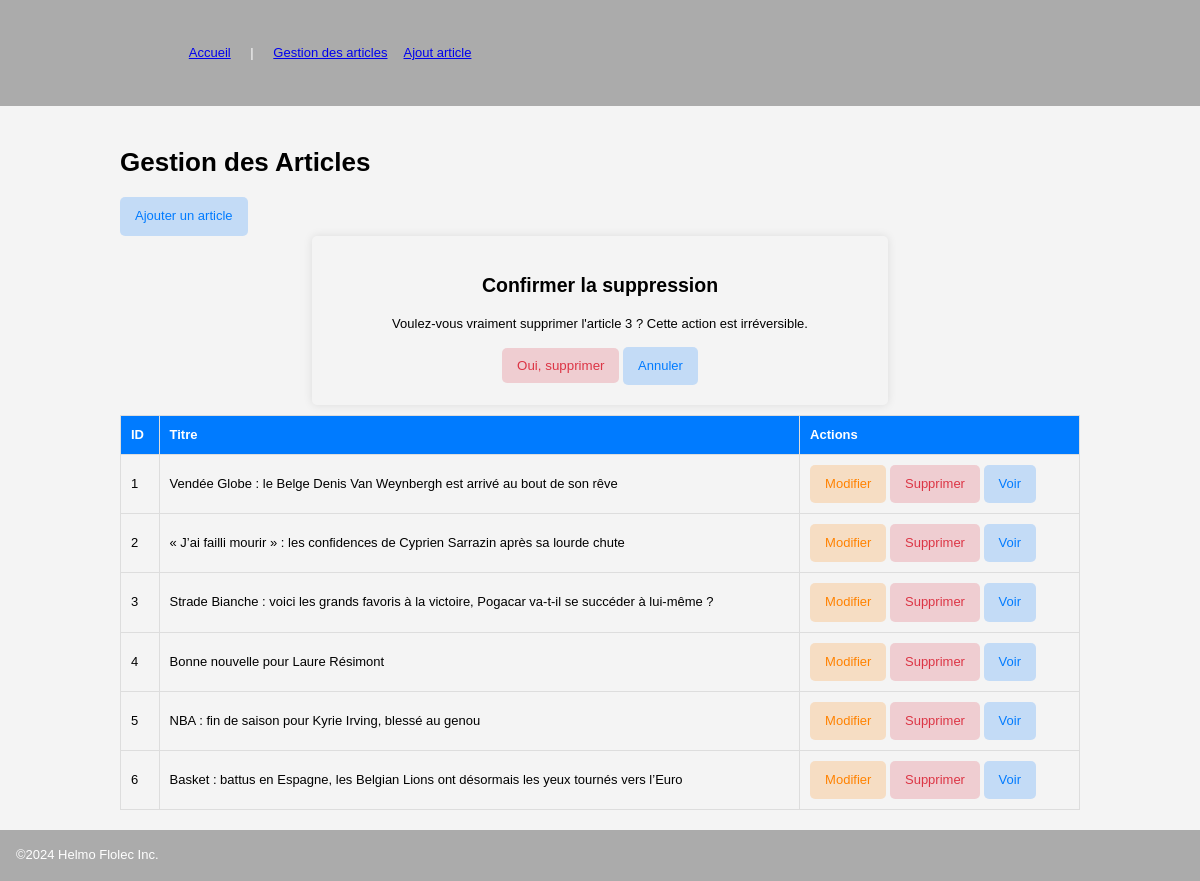
The page /public/admin/gestion.php?action=d&id=3 on the database its author committed.
### tables this page shows
CREATE TABLE IF NOT EXISTS `blog_article` (
  `id` int NOT NULL AUTO_INCREMENT,
  `titre` varchar(100) NOT NULL,
  `contenu` text NOT NULL,
  `nom_img` varchar(50) DEFAULT NULL,
  PRIMARY KEY (`id`)
);

### php/utils.inc.php (called while the page is built, shortened)
<?php
function nettoyage($data)
{
    return htmlspecialchars(trim($data), ENT_QUOTES, 'UTF-8');
}

### php/db_article.inc.php (called while the page is built, shortened)
<?php
class ArticleRepository
{
    public function getAllArticles(&$message)
    {
        $result = array();
        $bdd = null;
        try {
            $bdd = DBLink::connect2db(MYDB, $message);
            $stmt  = $bdd->query("SELECT * FROM " . self::TABLE_NAME . " order by id", PDO::FETCH_CLASS, "Blog\Article");
            $result = $stmt->fetchAll();
        } catch (\Exception $e) {
            $message .= $e->getMessage() . '<br>';
        } finally {
            DBLink::disconnect($bdd);
        }
        return $result;
    }
}

### public/admin/gestion.php (the view, shortened to what this page needs)
<?php
require  '../../php/db_article.inc.php';
require  '../../php/utils.inc.php';
$message = $messageErreur = '';
$articleRepository = new ArticleRepository();
$articles = $articleRepository->getAllArticles($messageErreur);
$afficherConfirmation = false;
$action = nettoyage($_GET['action'] ?? '');
$id = filter_input(INPUT_GET, 'id', FILTER_VALIDATE_INT);
if ($id !== false && $id !== null && $action === "d") {
    $afficherConfirmation = true;
}
?>
<?php include   '../../inc/head.inc.php' ?>
<?php include   '../../inc/header.inc.php' ?>
<main class="centrage ">
    <h1>Gestion des Articles</h1>
    <a href="new.php" class="btn color-theme">Ajouter un article</a>
    <?php if ($afficherConfirmation) { ?>
        <div class="modal">
            <div class="modal-content">
                <h2>Confirmer la suppression</h2>
                <p>Voulez-vous vraiment supprimer l'article <?= $id; ?> ? Cette action est irréversible.</p>
                <form method="post" action='<?= htmlspecialchars($_SERVER["PHP_SELF"]); ?>'>
                    <button type="submit" name="confirm-delete" class="btn color-danger">Oui, supprimer</button>
                    <a href="<?= htmlspecialchars($_SERVER["PHP_SELF"]); ?>" class="btn color-theme">Annuler</a>
                </form>
            </div>
        </div>
    <?php } ?>
    <table>
        <thead>
            <tr>
                <form method="post" action="<?php echo htmlentities($_SERVER['PHP_SELF']); ?>">
                    <th>ID</th>
                    <th>Titre</th>
                    <th>Actions</th>
                </form>
            </tr>
        </thead>
        <tbody>
            <?php foreach ($articles as $article) { ?>
                <tr>
                    <td><?= $article->id; ?></td>
                    <td><?= nettoyage($article->titre); ?></td>
                    <td>
                        <a href="new.php?id=<?= $article->id; ?>" class="btn color-edit">Modifier</a>
                        <a href="gestion.php?action=d&id=<?= $article->id; ?>" class="btn color-danger">Supprimer</a>
                        <a href="../article.php?&id=<?= $article->id; ?>" class="btn color-theme">Voir</a>
                    </td>
                </tr>
            <?php } ?>
        </tbody>
    </table>
</main>
<?php include  '../../inc/footer.inc.php' ?>

### public/css/mesStyles.css (style rules this page uses)
:root { --main-bg-color: #f4f4f4; --main-theme-color: #007bff; --val-radius: 0.313rem; --ombre: 0px 0px 10px rgba(0, 0, 0, 0.1); --color-danger: 220, 53, 69; --color-info: 0, 123, 255; --color-succes: 40, 167, 69; --color-edit: 255, 130, 0; }
* { box-sizing: border-box; }
body { background-color: var(--main-bg-color); font-family: Verdana, Geneva, Tahoma, sans-serif, sans-serif; font-size: 0.813rem; line-height: 1.4; padding: 0; margin: 0; display: flex; flex-direction: column; min-height: 100vh; overflow-y: scroll; }
.centrage { width: 80%; max-width: 80%; margin: 20px auto; }
.color-danger { border: 0.1rem solid rgb(var(--color-danger)); color: rgb(var(--color-danger)); background-color: rgba(var(--color-danger), 0.2); }
.color-theme { border: 0.1rem solid rgb(var(--color-info)); color: rgb(var(--color-info)); background-color: rgba(var(--color-info), 0.2); }
.color-edit { border: 0.1rem solid rgb(var(--color-edit)); color: rgb(var(--color-edit)); background-color: rgba(var(--color-edit), 0.2); }
.btn { padding: 10px 15px; border: none; cursor: pointer; border-radius: var(--val-radius); text-decoration: none; display: inline-block; text-align: center; }
table { width: 100%; border-collapse: collapse; margin-top: 10px; }
table, th, td { border: 1px solid #ddd; }
th, td { padding: 10px; text-align: left; }
th { background-color: var(--main-theme-color); color: white; }
.modal-content { padding: 20px; border-radius: 5px; text-align: center; box-shadow: var(--ombre); width: 60%; margin: auto; }

### rows shown on the page
blog_article: id "1", titre "Vendée Globe : le Belge Denis Van Weynbergh est arrivé au bout de son rêve"
blog_article: id "2", titre "« J’ai failli mourir » : les confidences de Cyprien Sarrazin après sa lourde chute"
blog_article: id "3", titre "Strade Bianche : voici les grands favoris à la victoire, Pogacar va-t-il se succéder à lui-même ?"
blog_article: id "4", titre "Bonne nouvelle pour Laure Résimont"
blog_article: id "5", titre "NBA : fin de saison pour Kyrie Irving, blessé au genou"
blog_article: id "6", titre "Basket : battus en Espagne, les Belgian Lions ont désormais les yeux tournés vers l’Euro"

### other values the page prints
$id "3"
